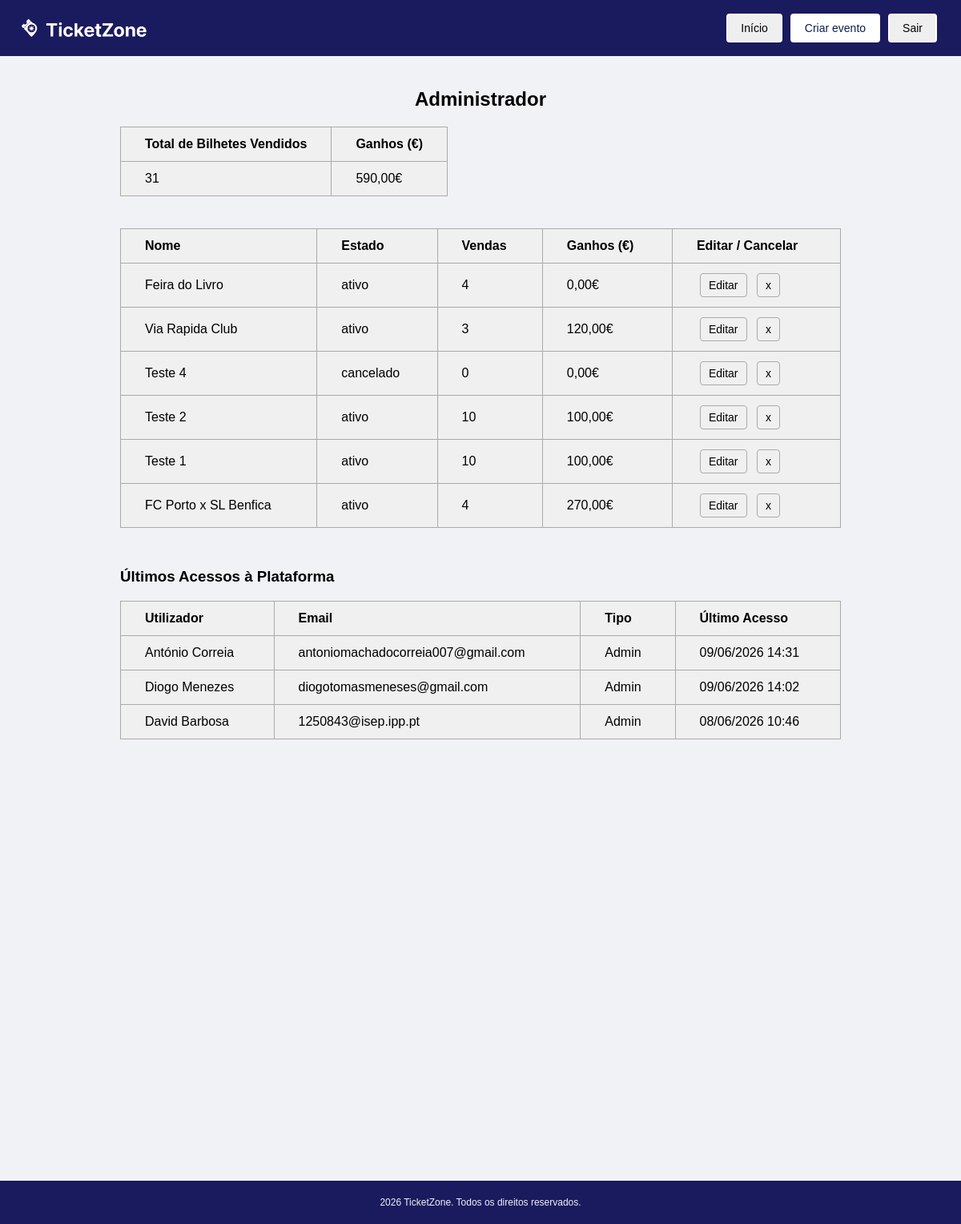
The page /admin.php (signed in) on the database as committed earlier.
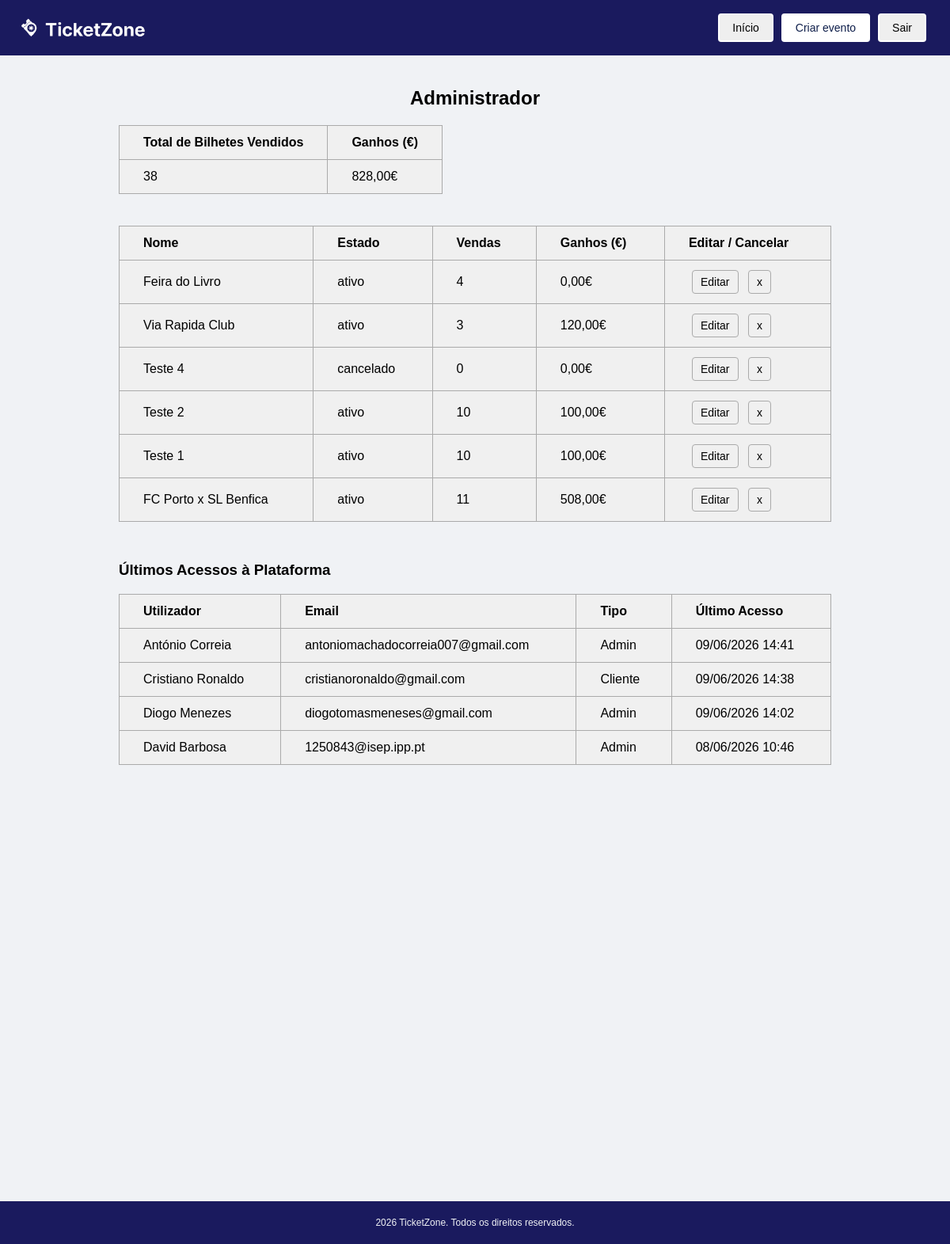
The same page on the database as committed later.
### tables this page shows
CREATE TABLE eventos (
        id INTEGER PRIMARY KEY AUTOINCREMENT,
        nome TEXT NOT NULL,
        descricao TEXT,
        data_inicio TEXT NOT NULL,
        data_fim TEXT NOT NULL,
        local TEXT NOT NULL,
        imagem TEXT,
        estado TEXT DEFAULT 'ativo' CHECK(estado IN ('ativo', 'cancelado')),
        id_categoria INTEGER,
        id_admin INTEGER,
        FOREIGN KEY (id_categoria) REFERENCES categorias(id),
        FOREIGN KEY (id_admin) REFERENCES utilizadores(id)
    );

CREATE TABLE utilizadores (
        id INTEGER PRIMARY KEY AUTOINCREMENT,
        username TEXT NOT NULL UNIQUE,
        email TEXT NOT NULL UNIQUE,
        password_hash TEXT NOT NULL,
        tipo TEXT NOT NULL CHECK(tipo IN ('cliente', 'admin')),
        data_registo TEXT DEFAULT CURRENT_TIMESTAMP,
        ultimo_acesso TEXT
    );

### scripts/carregar_eventos.php (called while the page is built, shortened)
<?php
$db = new SQLite3(__DIR__ . '/../ticketzone.db');
$query = "
    SELECT
        e.id,
        e.nome,
        e.estado,
        COALESCE(SUM(ic.quantidade), 0)                    AS total_bilhetes,
        COALESCE(SUM(ic.quantidade * ic.preco_unitario), 0) AS total_ganhos
    FROM eventos e
    LEFT JOIN tipos_bilhete tb ON tb.id_evento = e.id
    LEFT JOIN itens_compra ic  ON ic.id_tipo_bilhete = tb.id
    LEFT JOIN compras c        ON c.id = ic.id_compra AND c.estado = 'concluida'
    GROUP BY e.id, e.nome, e.estado
    ORDER BY e.id DESC
";
$resultado = $db->query($query);
$eventos = [];
while ($linha = $resultado->fetchArray(SQLITE3_ASSOC)) {
    $eventos[] = $linha;
}
?>

### scripts/carregar_entradas.php (called while the page is built, shortened)
<?php
$db = new SQLite3(__DIR__ . '/../ticketzone.db');
$query = "
    SELECT
        username,
        email,
        tipo,
        ultimo_acesso
    FROM utilizadores
    WHERE ultimo_acesso IS NOT NULL
    ORDER BY ultimo_acesso DESC
    LIMIT 50
";
$resultado = $db->query($query);
$entradas = [];
while ($linha = $resultado->fetchArray(SQLITE3_ASSOC)) {
    $entradas[] = $linha;
}
?>

### admin.php (the view, shortened to what this page needs)
<?php
require_once __DIR__ . '/scripts/carregar_eventos.php';
require_once __DIR__ . '/scripts/carregar_entradas.php';
$total_bilhetes_geral = 0;
$total_ganhos_geral   = 0;
foreach ($eventos as $evento) {
    $total_bilhetes_geral += $evento['total_bilhetes'];
    $total_ganhos_geral   += $evento['total_ganhos'];
}
?>
<!DOCTYPE html>
<html lang="pt">
<head>
    <link rel="stylesheet" href="styles/admin.css" />
</head>
<body>
    <nav>
        <div class="logo-nav">
            <img src="images/logo.png" alt="Logo TicketZone" />
        </div>
        <div class="botoes-nav">
            <button class="botao botao-home" onclick="location.href='index.php'">Início</button>
            <button class="botao botao-criar" onclick="location.href='eventos.php'">Criar evento</button>
            <button class="botao botao-sair" onclick="location.href='scripts/logout.php'">Sair</button>
        </div>
    </nav>
    <main>
        <h2>Administrador</h2>
        <div class="resumo">
            <table>
                <thead>
                    <tr>
                        <th>Total de Bilhetes Vendidos</th>
                        <th>Ganhos (€)</th>
                    </tr>
                </thead>
                <tbody>
                    <tr>
                        <td><?= number_format($total_bilhetes_geral, 0, ',', '.') ?></td>
                        <td><?= number_format($total_ganhos_geral,   2, ',', '.') ?>€</td>
                    </tr>
                </tbody>
            </table>
        </div>
        <table class="eventos">
            <thead>
                <tr>
                    <th>Nome</th>
                    <th>Estado</th>
                    <th>Vendas</th>
                    <th>Ganhos (€)</th>
                    <th>Editar / Cancelar</th>
                </tr>
            </thead>
            <tbody>
                <?php if (empty($eventos)): ?>
                    <tr>
                        <td colspan="5" style="text-align: center; color: #888;">
                            Nenhum evento encontrado.
                        </td>
                    </tr>
                <?php else: ?>
                    <?php foreach ($eventos as $evento): ?>
                        <tr>
                            <td><?= htmlspecialchars($evento['nome']) ?></td>
                            <td><?= htmlspecialchars($evento['estado']) ?></td>
                            <td><?= number_format($evento['total_bilhetes'], 0, ',', '.') ?></td>
                            <td><?= number_format($evento['total_ganhos'],   2, ',', '.') ?>€</td>
                            <td>
                                <button class="botao-editar"
                                        onclick="location.href='eventos.php?id=<?= $evento['id'] ?>'">
                                    Editar
                                </button>
                                <button class="botao-cancelar"
                                        onclick="location.href='scripts/cancelar_evento.php?id=<?= $evento['id'] ?>'">
                                    x
                                </button>
                            </td>
                        </tr>
                    <?php endforeach; ?>
                <?php endif; ?>
            </tbody>
        </table>
        <h3 style="margin-top: 50px;">Últimos Acessos à Plataforma</h3>
        <table class="eventos">
            <thead>
                <tr>
                    <th>Utilizador</th>
                    <th>Email</th>
                    <th>Tipo</th>
                    <th>Último Acesso</th>
                </tr>
            </thead>
            <tbody>
                <?php if (empty($entradas)): ?>
                    <tr>
                        <td colspan="4" style="text-align: center; color: #888;">
                            Nenhum acesso registado.
                        </td>
                    </tr>
                <?php else: ?>
                    <?php foreach ($entradas as $entrada): ?>
                        <tr>
                            <td><?= htmlspecialchars($entrada['username']) ?></td>
                            <td><?= htmlspecialchars($entrada['email']) ?></td>
                            <td><?= ucfirst(htmlspecialchars($entrada['tipo'])) ?></td>
                            <td>
                                <?php
                                    $timestamp = strtotime($entrada['ultimo_acesso']);
                                    echo date('d/m/Y H:i', $timestamp);
                                ?>
                            </td>
                        </tr>
                    <?php endforeach; ?>
                <?php endif; ?>
            </tbody>
        </table>
    </main>
    <footer>
        <p>2026 TicketZone. Todos os direitos reservados.</p>
    </footer>
</body>
</html>

### styles/admin.css (style rules this page uses)
body { font-family: Arial, sans-serif; background-color: #f0f2f5; margin: 0; padding: 0; }
nav { background-color: #1a1a5e; padding: 0px 30px; display: flex; justify-content: space-between; align-items: center; height: 70px; overflow: hidden; }
h2 { text-align: center; }
.logo-nav { color: white; font-size: 20px; font-weight: bold; display: flex; align-items: center; gap: 10px; }
.logo-nav img { height: 300px; margin-left: -80px; display: block; }
.botoes-nav { display: flex; gap: 10px; }
.botao { padding: 8px 16px; border-radius: 4px; font-size: 14px; cursor: pointer; border: 2px solid white; }
.botao-criar { background-color: white; color: #0f1f4b; }
main { max-width: 900px; margin: 40px auto; padding: 0 20px; }
table { border-collapse: collapse; background-color: #f0f0f0; }
th, td { border: 1px solid #aaaaaa; padding: 12px 30px; text-align: left; }
th { font-weight: bold; }
.resumo { margin-bottom: 40px; }
.eventos { width: 100%; }
.botao-editar,.botao-cancelar { padding: 6px 10px; border-radius: 4px; border: 1px solid #aaaaaa; background-color: #f0f0f0; cursor: pointer; font-size: 14px; margin: 0 4px; }
footer { text-align: center; padding: 8px; font-size: 12px; color: #f0f2f5; background-color: #1a1a5e; margin-top: 550px; border-top: 1px solid #eee; }

Rows that differ between the two databases and show on the page:
computed for eventos "FC Porto x SL Benfica": total_bilhetes "4" → "11"; total_ganhos "270,00" → "508,00"
changed utilizadores "António Correia": ultimo_acesso "09/06/2026 14:31" → "09/06/2026 14:41"
added utilizadores: username "Cristiano Ronaldo", email "cristianoronaldo@gmail.com", tipo "Cliente", ultimo_acesso "09/06/2026 14:38"
Other text that changed with them:
$total_bilhetes_geral: "31" → "38"
$total_ganhos_geral: "590,00" → "828,00"
